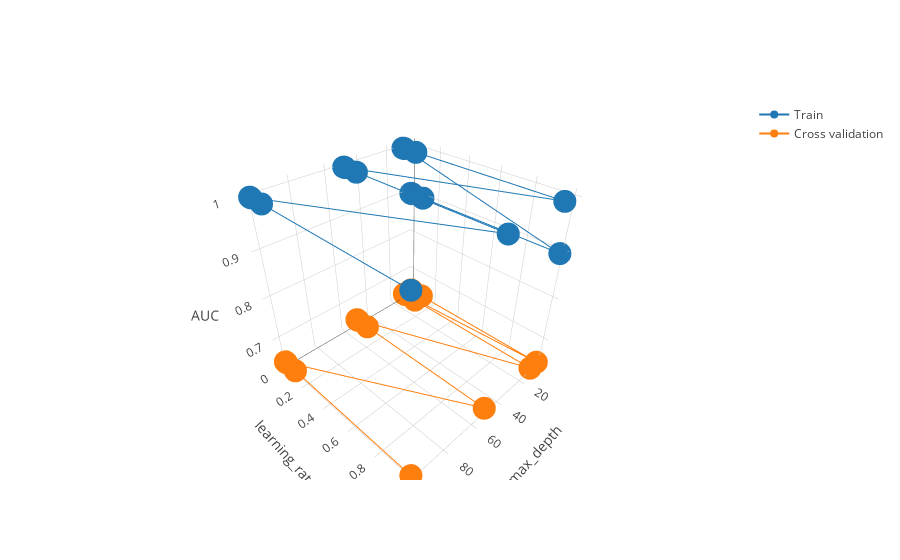

Write notebook code for a chart like this one.
### Markdown cell above
## Opeartions on Set 3

### Code cell
BestGB( xtr3, xcv3, ytrain, ycv )

### Figure 1 — Plotly figure (JSON) as saved in the notebook; plotly's stock layout.template omitted (floating-point values rounded to 4 significant figures)
{"data": [{"name": "Train", "type": "scatter3d", "uid": "78935376-6028-4067-ba69-c4b9c2905424", "x": [5, 5, 5, 5, 11, 11, 11, 11, 51, 51, 51, 51, 101, 101, 101, 101], "y": [0.01, 0.1, 0, 1, 0.01, 0.1, 0, 1, 0.01, 0.1, 0, 1, 0.01, 0.1, 0, 1], "z": [0.8969, 0.8969, 0.8969, 0.8969, 1.0, 1.0, 1.0, 1.0, 1, 1, 1, 1, 1, 1, 1, 1]}, {"name": "Cross validation", "type": "scatter3d", "uid": "7a35c279-0c61-4a47-a6ac-c2b770253a48", "x": [5, 5, 5, 5, 11, 11, 11, 11, 51, 51, 51, 51, 101, 101, 101, 101], "y": [0.01, 0.1, 0, 1, 0.01, 0.1, 0, 1, 0.01, 0.1, 0, 1, 0.01, 0.1, 0, 1], "z": [0.6418, 0.6418, 0.6418, 0.6418, 0.6408, 0.6408, 0.6408, 0.6408, 0.6456, 0.6456, 0.6456, 0.6456, 0.643, 0.643, 0.643, 0.643]}], "layout": {"scene": {"xaxis": {"title": {"text": "max_depth"}}, "yaxis": {"title": {"text": "learning_rate"}}, "zaxis": {"title": {"text": "AUC"}}}}}
